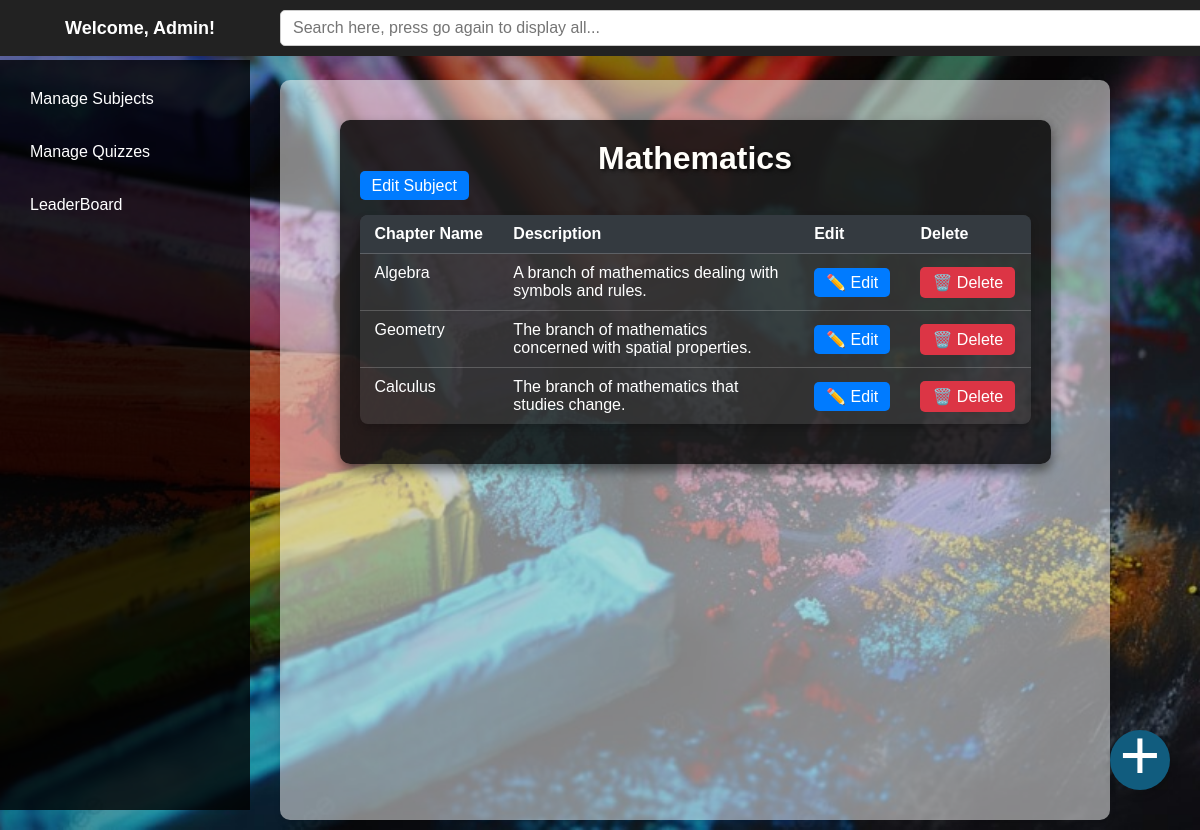
The app's page /admin/1 (signed in) with its own data.
### tables this page shows
CREATE TABLE subject (
            id INTEGER PRIMARY KEY AUTOINCREMENT,
            name TEXT NOT NULL,
            description TEXT
        );

CREATE TABLE chapter (
            id INTEGER PRIMARY KEY AUTOINCREMENT,
            name TEXT NOT NULL,
            description TEXT,
            subject_id INTEGER,
            FOREIGN KEY (subject_id) REFERENCES subject(id)
        );

### app.py (the view)
@app.route('/admin/<int:subject_id>', methods=['GET'])
@login_required(role='admin')
def manage_chapters(subject_id):
    conn = sqlite3.connect(DATABASE)
    cursor = conn.cursor()
    cursor.execute('SELECT name FROM subject WHERE id = ?', (subject_id,))
    subject_name = cursor.fetchone()
    if not subject_name:
        conn.close()
        return "Subject not found", 404
    cursor.execute('''
        SELECT id, name, description
        FROM chapter
        WHERE subject_id = ?
    ''', (subject_id,))
    chapters = cursor.fetchall()
    conn.close()
    return render_template('manage_chapters.html', subject_id=subject_id, subject_name=subject_name[0], chapters=chapters)

### app.py (called while the page is built)
def login_required(role=None):
    def decorator(f):
        @wraps(f)
        def decorated_function(*args, **kwargs):
            if 'user_id' not in session:
                return redirect(url_for('login'))  # Redirect to login if not logged in
            if role and session.get('role') != role:
                return redirect(url_for('login'))  # Redirect if user doesn't have the correct role
            return f(*args, **kwargs)
        return decorated_function
    return decorator

### templates/manage_chapters.html
{% extends 'admin_base.html' %}
{% block page_content %}
<div class="manage-chapters-page">
    <h2 style="text-align: center;">{{ subject_name }} </h2>
    <a href="{{ url_for('edit_subject', subject_id=subject_id) }}" class="btn btn-secondary">Edit Subject</a>
    <table class="table">
        <thead>
            <tr>
                <th>Chapter Name</th>
                <th>Description</th>
                <th>Edit</th>
                <th>Delete</th>
            </tr>
        </thead>
        <tbody>
            {% for chapter in chapters %}
            <tr>
                <td>{{ chapter[1] }}</td>
                <td>{{ chapter[2] }}</td>
                <td style="vertical-align: middle;">
                    <a href="{{ url_for('edit_chapter', chapter_id=chapter[0]) }}" class="btn btn-secondary">✏️ Edit</a>
                </td>
                <td style="vertical-align: middle;">
                    <form method="POST" action="{{ url_for('delete_chapter', chapter_id=chapter[0]) }}" style="display: inline;">
                        <button type="submit" class="btn btn-danger">🗑️ Delete</button>
                    </form>
                </td>
            </tr>
            {% endfor %}
        </tbody>
    </table>
    <div class="floating-circle">
        <a href="{{ url_for('add_chapter', subject_id=subject_id, chapter_id=chapter_id) }}" style="text-decoration:none;color:white;">+</a>
    </div>
</div>
{% endblock %}

### static/css/style.css (style rules this page uses)
* { margin: 0; padding: 0; box-sizing: border-box; }
body { font-family: "Comic Sans MS", "Chalkboard", sans-serif; background: url('../images/chlkbrd41.jpg') no-repeat center center fixed; background-size: cover; color: #ffffff; }
html, body { overflow: auto; height: 100%; }
html { scrollbar-width: none; -ms-overflow-style: none; }
.floating-circle { position: fixed; bottom: 40px; right: 30px; width: 60px; height: 60px; background-color:#115c7e; color: rgb(234, 234, 234); font-size: 70px; font-weight: 500px; text-align: center; border-radius: 50%; box-shadow: 0 4px 8px rgba(0, 0, 0, 0.2); cursor: pointer; transition: background-color 0.3s ease, transform 0.2s ease; display: flex; justify-content: center; align-items: center; padding-bottom: 10px; }
.manage-chapters-page { padding: 20px; background: rgba(0, 0, 0, 0.8); border-radius: 10px; color: white; box-shadow: 0 6px 12px rgba(0, 0, 0, 0.5); margin: 20px auto; max-width: 90%; }
.manage-chapters-page h2 { font-size: 2rem; color: #fffefa; text-shadow: 2px 2px 4px rgba(0, 0, 0, 0.7); }
.table { width: 100%; border-collapse: collapse; margin: 20px 0; background: rgba(255, 255, 255, 0.1); border-radius: 8px; overflow: hidden; box-shadow: 0 4px 8px rgba(0, 0, 0, 0.2); }
.table thead { background-color: #343a40; color: white; text-align: left; }
.table th, .table td { padding: 10px 15px; border-bottom: 1px solid rgba(255, 255, 255, 0.2); }
.table td { vertical-align: top; word-wrap: break-word; }
.table td:nth-child(2) { max-width: 300px; overflow-wrap: break-word; }
.table tbody tr:last-child td { border-bottom: none; }
.btn { padding: 6px 12px; border: none; border-radius: 5px; font-size: 1rem; color: white; text-decoration: none; cursor: pointer; transition: background-color 0.3s ease; }
.btn-secondary { padding: 6px 12px; background-color: #007bff; }
.btn-danger { background-color: #dc3545; }

### records on screen
subject: name "Mathematics"
chapter: name "Algebra", description "A branch of mathematics dealing with symbols and rules."
chapter: name "Geometry", description "The branch of mathematics concerned with spatial properties."
chapter: name "Calculus", description "The branch of mathematics that studies change."
